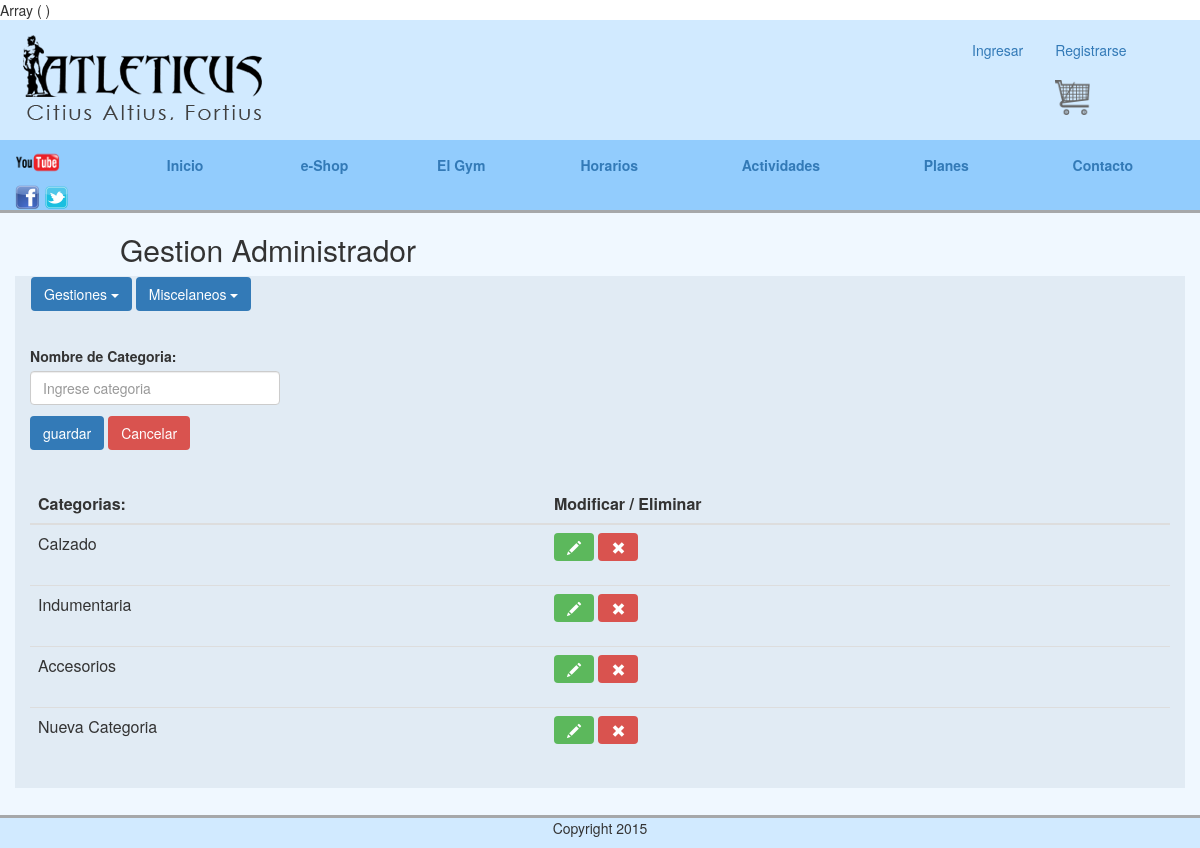
Page /abmCategorias.php on the committed database.
### tables this page shows
CREATE TABLE IF NOT EXISTS `categorias` (
  `id_categoria` int(11) NOT NULL,
  `categoria_nombre` varchar(60) NOT NULL
);

### models/productoCategoria.php (called while the page is built, shortened)
<?php
    function getConnection(){
        $mysqli = new mysqli("localhost", "root", "admin", "atleticus");
        if( $mysqli->connect_errno ){
            die("Error al intentar establecer la conexión con MySQL");
        }else{
            $mysqli->query("SET NAMES 'utf8'");
            return $mysqli;
        }
    }
    function getCategorias(){
        $categorias = array();
        $c = getConnection();
        $query = "SELECT id_categoria, categoria_nombre
                 FROM `categorias`";
        if( $result = $c->query($query) ){
            while($fila = $result->fetch_assoc()){
                $categorias[] = $fila;
            }
        }
        return $categorias;
    }
?>

### abmCategorias.php (the view, shortened to what this page needs)
<?php require("partials/gestionHeader.php"); ?>
<?php
    require("models/productoCategoria.php");
    $id = isset($_GET["id"]) ? $_GET["id"] : null;
    $action = empty($id) ? "guardar" : "actualizar";
    $categorias = getCategorias();
    $categoria = array();
?>
<form method="post" action="actions/actions_categorias.php">
    <label>Nombre de Categoria: </label>
    <input name = "nombre_categoria" type="text" class="form-control abm-inputs" id="categoria_nombre" value="<?= !empty($categoria) ? $categoria["categoria_nombre"] : ""?>" placeholder="Ingrese categoria">
    <input type="submit" class="btn btn-primary" name="action" value="<?= $action; ?>"/>
    <input type="submit" class="btn btn-danger" name="action" value="Cancelar"/>
</form>
<table class="table table-hover abm-tablas">
    <thead>
        <tr>
            <th>Categorias: </th>
            <th>Modificar / Eliminar</th>
        </tr>
    </thead>
    <tbody>
    <?php foreach($categorias as $categoria) {?>
    <tr>
        <td class="acti-tipoDescripcion"><?= $categoria["categoria_nombre"];?></td>
        <td>
            <form class="form-inline" action="actions/actions_categorias.php" method="post">
                <button type="submit" name="action" value="editar" class="btn btn-success editar"><sapan class="glyphicon glyphicon-pencil" aria-hidden="true"></sapan></button>
                <button type="submit" name="action" value="eliminar" class="btn btn-danger eliminar"><sapan class="glyphicon glyphicon-remove" aria-hidden="true"></sapan></button>
            </form>
        </td>
    </tr>
    <?php } ?>
    </tbody>
</table>
<?php require("partials/gestionFooter.php"); ?>

### css/mainMauro.css (style rules this page uses)
.cuerpo-comprar .facturacion button, input, select { margin-bottom: 1% }
.abm-inputs { width: 250px; }
.abm-tablas { margin-top: 3%; }

### css/standalone.css (style rules this page uses)
.btn { cursor: pointer; -webkit-user-select: none; -moz-user-select: none; -ms-user-select: none; user-select: none; background-image: none; border: 1px solid transparent; }

### rows in the picture
categorias: categoria_nombre "Calzado"
categorias: categoria_nombre "Indumentaria"
categorias: categoria_nombre "Accesorios"
categorias: categoria_nombre "Nueva Categoria"
